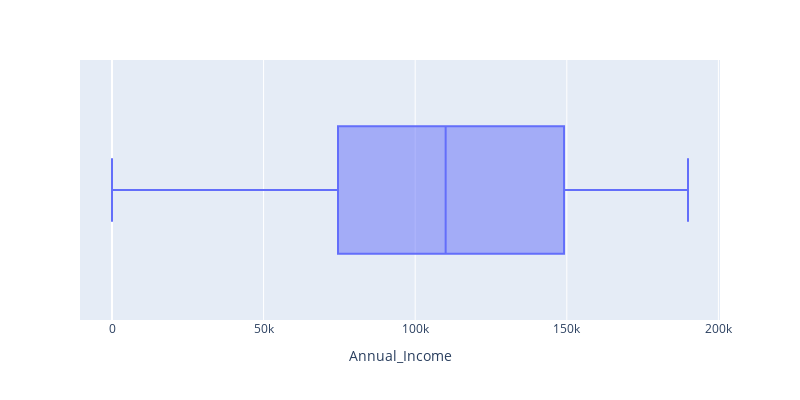

The notebook cell this image was saved under:
### Markdown cell above
**Cột `Annual_Income`**:

### Code cell
fig = px.box(df,x='Annual_Income',width=800, height=400)
fig.show()

### Figure 1 — Plotly figure (JSON) as saved in the notebook; plotly's stock layout.template omitted (floating-point values rounded to 4 significant figures; data arrays with more than 128 entries replaced by an {"elided": "..."} marker saying what was removed)
{"data": [{"alignmentgroup": "True", "hovertemplate": "Annual_Income=%{x}<extra></extra>", "legendgroup": "", "marker": {"color": "#636efa"}, "name": "", "notched": false, "offsetgroup": "", "orientation": "h", "showlegend": false, "type": "box", "x": {"elided": "2000 int values"}, "x0": " ", "xaxis": "x", "y0": " ", "yaxis": "y"}], "layout": {"boxmode": "group", "height": 400, "legend": {"tracegroupgap": 0}, "margin": {"t": 60}, "width": 800, "xaxis": {"anchor": "y", "domain": [0, 1], "title": {"text": "Annual_Income"}}, "yaxis": {"anchor": "x", "domain": [0, 1]}}}
